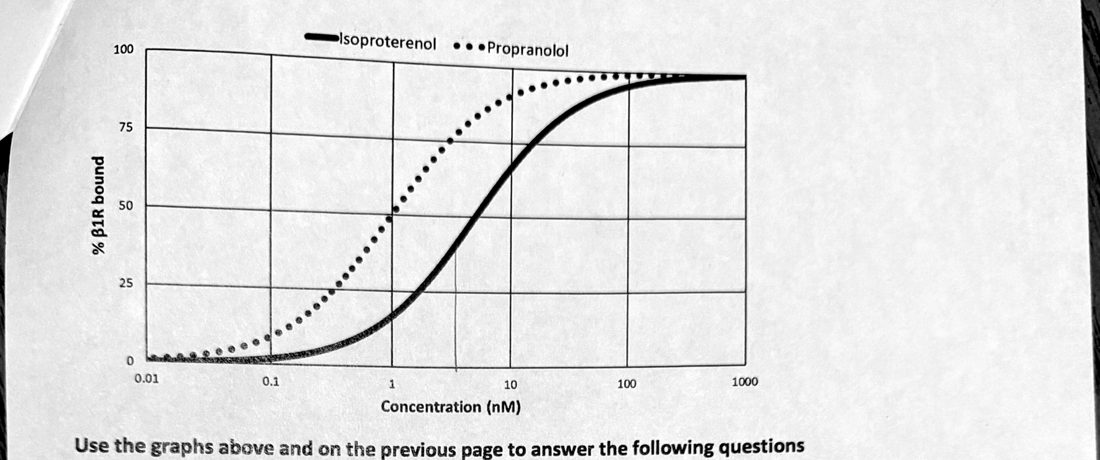
#> input picture assets/cellphys_basel25_g3.jpg, 1100 x 460 px; its folder holds 4 pictures in this run
$ python l30eyemuscles.py ../assets/cellphys_basel25_g3.jpg ../assets/l23lab_cord.jpg
#> lines starting #> are read from the running program, lines starting #| are printed output that depends on the picture
### tools/tracer.py
# Tap-to-reveal tracing decks (made by Claude): slide images with labels erased by inpainting
# only the text strokes; names pop back up one at a time, in order. Used by lc19trace.py.
import os, subprocess, json, time, html, cv2, numpy as np
V = str(int(time.time()))
# [8 lines left out: function erase, not called in this run]
black = lambda s: s.max(2) < 120
def black_or_blue(s):
    r, g, b = s[...,2], s[...,1], s[...,0]
    return (s.max(2) < 120) | ((b > 140) & (r < 130) & (g < 130))
def union(bs): return (min(b[0] for b in bs), min(b[1] for b in bs), max(b[2] for b in bs), max(b[3] for b in bs))
# [22 lines left out: functions vector_card, raster_card, not called in this run]
def pos(b, H, W): return [round((b[0]+b[2])/2/W*100,2), round((b[1]+b[3])/2/H*100,2)]
CSS = '''*{box-sizing:border-box}body{margin:0;background:#fffafd;color:#34213f;font-family:-apple-system,BlinkMacSystemFont,"Segoe UI",Arial,sans-serif;padding-bottom:env(safe-area-inset-bottom,0px)}
.wrap{max-width:900px;margin:auto;padding:14px}.back{display:inline-block;margin:0 0 10px;padding:8px 14px;border-radius:999px;background:#f3eafb;color:#65328c;font-weight:800;text-decoration:none}
.hero{color:#fff;background:linear-gradient(135deg,#5d347e,#8855b8 55%,#df78ad);padding:18px 20px;border-radius:22px}.hero h1{margin:0;font-size:24px}.hero p{margin:6px 0 0;opacity:.95}
.bar{position:sticky;top:env(safe-area-inset-top,0px);z-index:5;display:flex;flex-wrap:wrap;gap:6px;align-items:center;background:#fffafdee;padding:10px 0;backdrop-filter:blur(6px)}
.bar button{border:0;border-radius:999px;padding:10px 13px;font-weight:800;font-size:14px;background:#f3eafb;color:#65328c;cursor:pointer}
.bar button.hot{background:linear-gradient(120deg,#7b42a0,#e05fa8);color:#fff}.bar button:focus-visible{outline:3px solid #e05fa8}
.count{margin-left:auto;font-weight:800;color:#8a6b99}
.card{display:none;background:#fff;border:1px solid #eadff2;border-radius:20px;padding:14px;margin-top:6px;box-shadow:0 5px 16px rgba(91,44,124,.06)}.card.on{display:block}
.q{font-weight:900;font-size:19px;color:#5d347e}.q.textq{font-size:21px}.tagline{display:inline-block;margin-left:8px;font-size:12px;background:#fdeaf4;color:#b0679a;border-radius:999px;padding:3px 9px;vertical-align:middle}
.hint{margin:6px 0 10px;color:#8a6b99;font-size:14px}
.pic{position:relative;border-radius:14px;overflow:hidden;background:#fff}.pic img{display:block;width:100%;height:auto}
.ov{position:absolute;inset:0;pointer-events:none}.inner{position:relative}body.zoomed .pic{overflow:auto}body.zoomed .inner{width:200%}body.zoomed .tag{font-size:clamp(11px,2.6vw,16px)}
.tag{position:absolute;transform:translate(-50%,-50%);white-space:nowrap;font-weight:800;border-radius:999px;font-size:clamp(9px,1.9vw,14px);line-height:1.2;padding:2px 7px;box-shadow:0 2px 6px rgba(60,20,80,.25)}
.tag.num{background:#e05fa8;color:#fff;min-width:1.7em;text-align:center}
.tag.name{background:#fff;color:#5d347e;border:2px solid #7b42a0}.tag.name.new{background:#7b42a0;color:#fff}
ol.trace{margin:12px 0 0;padding-left:26px;font-weight:700;color:#5d347e}ol.trace li{margin:4px 0}ol.trace li::marker{color:#e05fa8}ol.trace.big{font-size:18px}
ol.trace li.hid{color:#cdb8dc;list-style-type:"🔒  "}
.done{margin-top:10px;font-weight:800;color:#2f9e76}
@media(prefers-reduced-motion:no-preference){.tag.name.new{animation:pop .25s ease-out}@keyframes pop{from{transform:translate(-50%,-50%) scale(.6)}to{transform:translate(-50%,-50%) scale(1)}}}'''
JS = r'''const cards=[...document.querySelectorAll('.card')];let p=0;const shown=cards.map(()=>0);
const C=document.getElementById('count');
function render(){cards.forEach((c,i)=>c.classList.toggle('on',i===p));const c=cards[p],L=JSON.parse(c.dataset.labels),k=shown[p];
 const ov=c.querySelector('.ov');if(ov){ov.innerHTML='';L.forEach((l,i)=>{const t=document.createElement('span');t.className='tag '+(i<k?'name'+(i===k-1?' new':''):'num');t.textContent=i<k?(l.s||l.n):(i+1);t.style.left=l.p[0]+'%';t.style.top=l.p[1]+'%';ov.appendChild(t)});}
 const ol=c.querySelector('.trace');ol.innerHTML='';L.forEach((l,i)=>{const li=document.createElement('li');li.textContent=i<k?l.n:'';if(i>=k)li.className='hid';ol.appendChild(li)});
 C.textContent=(p+1)+' / '+cards.length+' · '+k+'/'+L.length;document.getElementById('reveal').textContent=k<L.length?'Reveal next':'Next card ▶';
 document.getElementById('skipb').hidden=p===0;document.getElementById('skip').hidden=p===cards.length-1;}
function total(){return JSON.parse(cards[p].dataset.labels).length}
function reveal(){if(shown[p]<total()){shown[p]++;render()}else if(p<cards.length-1){p++;document.getElementById('zoom').onclick=e=>{document.body.classList.toggle('zoomed');e.target.classList.toggle('hot')};render();scrollTo(0,0)}}
function back(){if(shown[p]>0){shown[p]--;render()}else if(p>0){p--;render();scrollTo(0,0)}}
reveal_btn=document.getElementById('reveal');reveal_btn.onclick=reveal;
document.getElementById('prev').onclick=back;document.getElementById('next').onclick=reveal;
document.getElementById('skip').onclick=()=>{if(p<cards.length-1){p++;render();scrollTo(0,0)}};
document.getElementById('skipb').onclick=()=>{if(p>0){p--;render();scrollTo(0,0)}};
document.getElementById('all').onclick=()=>{shown[p]=total();render()};
document.getElementById('hide').onclick=()=>{shown[p]=0;render()};
document.querySelectorAll('.pic').forEach(x=>x.onclick=reveal);
document.addEventListener('keydown',e=>{if(['ArrowRight','Enter',' '].includes(e.key)){e.preventDefault();reveal()}else if(e.key==='ArrowLeft'){e.preventDefault();back()}});
render();'''

def write(path, title, sub, cards, texts, back='gross-anatomy-exam3.html'):
    hc = []
    for c in cards:
        hc.append(f'''<section class="card" data-kind="img" data-labels='{html.escape(json.dumps(c["labels"]))}'>
<div class="q">{html.escape(c["title"])}<span class="tagline">{len(c["labels"])} names</span></div><p class="hint">{html.escape(c["q"])}</p>
<div class="pic"><div class="inner"><img src="{c["img"]}?v={V}" alt=""><div class="ov"></div></div></div><ol class="trace"></ol></section>''')
    for q, ans in texts:
        hc.append(f'''<section class="card" data-kind="text" data-labels='{html.escape(json.dumps([{"n":a} for a in ans]))}'>
<div class="q textq">{html.escape(q)}<span class="tagline">{len(ans)} to reveal</span></div><ol class="trace big"></ol></section>''')
    page = f'''<!doctype html><html lang="en"><head><meta charset="utf-8"><meta name="viewport" content="width=device-width,initial-scale=1,viewport-fit=cover"><title>{html.escape(title)}</title><style>{CSS}</style></head><body><div class="wrap">
<a class="back" href="{back}?v={V}">← Back to {"Exam 3" if back == "gross-anatomy-exam3.html" else "Lecture"}</a>
<div class="hero"><h1>{html.escape(title)}</h1><p>{html.escape(sub)}</p></div>
<div class="bar"><button id="skipb">⏮ Prev card</button><button id="prev">◀ Prev</button><button class="hot" id="reveal">Reveal next</button><button id="next">Next ▶</button><button id="skip">⏭ Next card</button><button id="all">👀 Show all</button><button id="hide">🙈 Hide all</button><button id="zoom">🔍 Zoom</button><span class="count" id="count"></span></div>
{"".join(hc)}
</div><script>{JS}</script></body></html>'''
    open(path, 'w').write(page)

### tools/l30eyemuscles.py
# L30 extrinsic eye muscles tap-to-reveal (made by Claude). Sources: Bethany's photos of L30 slide 41 (cat faces, muscle actions)
# and slide 42 (innervation, LR6 Do4 Rest3). Professor said this WILL be tested (lecture 11/9).
# Run from repo root: python3 tools/l30eyemuscles.py /path/to/cats.jpg /path/to/innerv.jpg
import sys, os, cv2, numpy as np; sys.path.insert(0, os.path.dirname(__file__)); import tracer as T
SW = '<script>if("serviceWorker"in navigator)navigator.serviceWorker.register("sw.js",{updateViaCache:"none"}).then(r=>r.update()).catch(()=>{})</script>'

def hide(src, out, boxes):
#> called with src = '../assets/cellphys_basel25_g3.jpg', out = 'l30_eyecats'
    im = cv2.imread(src); H, W = im.shape[:2]; mask = np.zeros((H, W), np.uint8)
#> in hide, im is the input picture: shape (460, 1100, 3); min 0, max 255, mean 227.2
#> after `H, W = im.shape[:2]`: H = 460; W = 1100
    for x0, y0, x1, y1 in boxes:
        r = im[y0:y1, x0:x1].astype(int); m = ((r.min(2) < 120) | ((r.max(2) - r.min(2)) > 90)).astype(np.uint8) * 255
        mask[y0:y1, x0:x1] |= m
#> this loop made 6 passes
#> pass 1, in hide, `r = im[y0:y1, x0:x1].astype(int)`:
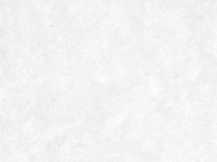
#> r: shape (162, 217, 3) int64; min 231, max 255, mean 243
#> after the loop: mask: shape (460, 1100); every value is 0
    mask = cv2.dilate(mask, np.ones((9, 9), np.uint8))
    im = cv2.inpaint(im, mask, 5, cv2.INPAINT_TELEA)
    cv2.imwrite(f'assets/{out}.jpg', im, [cv2.IMWRITE_JPEG_QUALITY, 90]); return H, W

P = lambda b: (b[0] - 6, b[1] - 6, b[2] + 6, b[3] + 6)
C = [("Lateral rectus — pulls eye LATERALLY · CN VI abducens (red)", (844, 260, 1049, 410)),
     ("Ventral rectus — pulls eye VENTRALLY · CN III oculomotor", (1751, 260, 1970, 401)),
     ("Medial rectus — pulls eye MEDIALLY · CN III oculomotor", (844, 734, 1053, 890)),
     ("Dorsal oblique — rotates top of eye MEDIALLY (intorsion) · CN IV trochlear (blue)", (1751, 734, 1982, 881)),
     ("Dorsal rectus — pulls eye DORSALLY · CN III oculomotor", (844, 1205, 1225, 1282)),
     ("Ventral oblique — rotates top of eye LATERALLY (extorsion) · CN III oculomotor", (1751, 1205, 1982, 1344))]
H, W = hide(sys.argv[1], 'l30_eyecats', [P(b) for _, b in C])
#> H = 460; W = 1100
card1 = dict(title="L30 slide 41 · Which muscle moves the eye this way? ★ TESTED",
             q="Look at the cat's LEFT eye (your right) in each face. Name the muscle pulling it there, then its cranial nerve.",
             img='assets/l30_eyecats.jpg', labels=[dict(n=n, s=n.split(' — ')[0], p=T.pos(P(b), H, W)) for n, b in C])
I = [("Lateral rectus — CN VI abducens", (608, 436, 1077, 491)), ("Medial rectus — CN III oculomotor", (608, 538, 1090, 593)),
     ("Dorsal rectus — CN III oculomotor", (605, 640, 1075, 696)), ("Ventral rectus — CN III oculomotor", (604, 742, 1101, 798)),
     ("Dorsal oblique — CN IV trochlear", (605, 1039, 1120, 1107)), ("Ventral oblique — CN III oculomotor", (604, 1141, 1149, 1209)),
     ("Retractor bulbi — CN VI abducens (red on slide)", (497, 1330, 1030, 1385)),
     ("LR6 Do4 Rest3 — Lateral Rectus = 6, Dorsal oblique = 4, the Rest = 3", (1401, 751, 1948, 842))]
im2 = cv2.imread(sys.argv[2]); H2, W2 = im2.shape[:2]   # plain white slide: hard white fill (no ghosting)
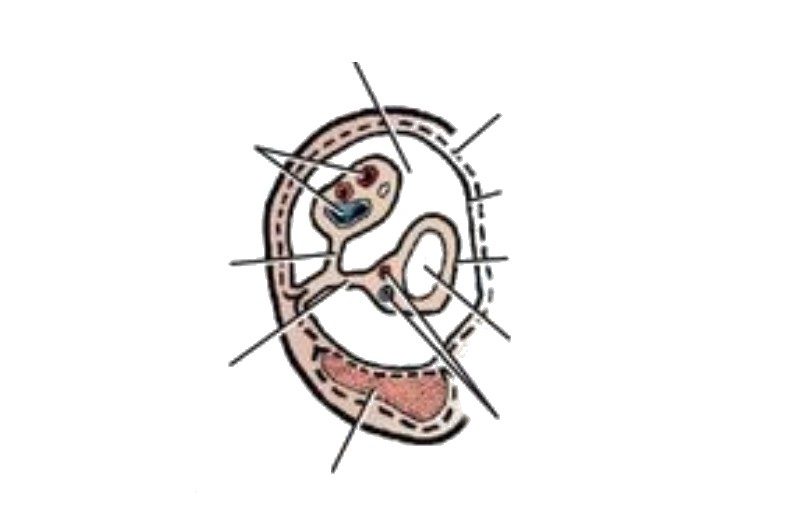
#> input picture assets/l23lab_cord.jpg, 785 x 505 px
#> further down, im2 is the input picture: shape (505, 785, 3); mean B, G, R 239.3, 239.9, 241.5
#> after `H2, W2 = im2.shape[:2]`: H2 = 505; W2 = 785
for _, (x0, y0, x1, y1) in I: im2[y0 - 8:y1 + 8, x0 - 8:x1 + 8] = 255
cv2.imwrite('assets/l30_eyeinnerv.jpg', im2, [cv2.IMWRITE_JPEG_QUALITY, 90])
card2 = dict(title="L30 slide 42 · Innervation ★ TESTED", q="Name all 7 muscles of the globe in order, each with its cranial nerve. Then the mnemonic.",
             img='assets/l30_eyeinnerv.jpg', labels=[dict(n=n, s=n.split(' — ')[0], p=T.pos(P(b), H2, W2)) for n, b in I])
texts = [("LR6 Do4 Rest3 (slide 42)", ["Lateral rectus + retractor bulbi → CN VI abducens (red)", "Dorsal oblique → CN IV trochlear (blue)",
            "Rest (medial, dorsal, ventral rectus + ventral oblique) → CN III oculomotor"]),
         ("Actions (slide 41)", ["Each rectus pulls the eye toward its own name (lateral → lateral, dorsal → dorsal…)",
            "Dorsal oblique = intorsion (top of eye rolls medially) · ventral oblique = extorsion (top rolls laterally)",
            "Retractor bulbi pulls the globe back into the orbit"])]
T.write('gross-anatomy-l30-eyemuscles.html', '👁️ L30 Eye Muscles · Tap to Reveal', 'Your lecture photos (slides 41–42) · ★ professor said this will be tested', [card1, card2], texts, back='gross-anatomy-exam4.html')
p = 'gross-anatomy-l30-eyemuscles.html'; s = open(p).read(); open(p, 'w').write(s.replace('← Back to Lecture', '← Back to Exam 4').replace('</body>', SW + '</body>', 1))
